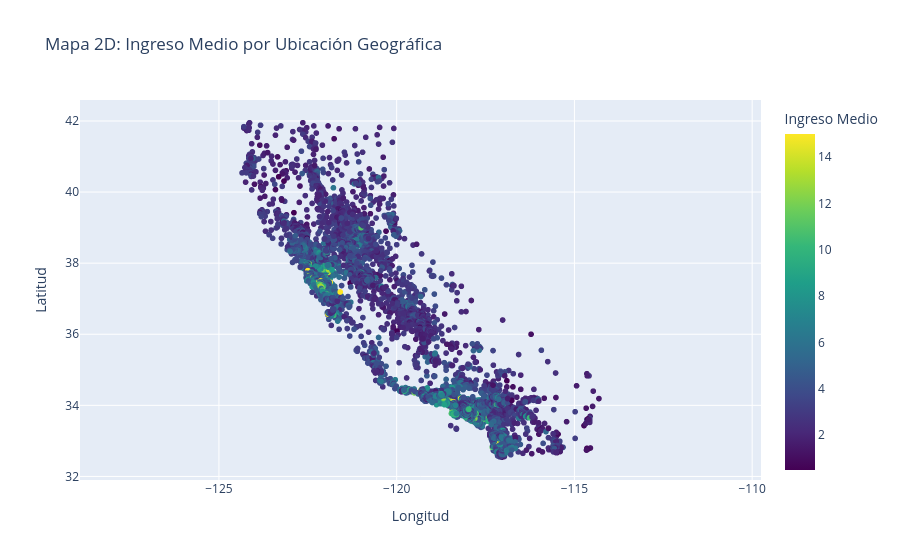

The notebook cell saved with this chart:
### Code cell
fig_2d = px.scatter(df,
                    x='Longitude',
                    y='Latitude',
                    color='MedInc',
                    title='Mapa 2D: Ingreso Medio por Ubicación Geográfica',
                    labels={'Longitude': 'Longitud', 'Latitude': 'Latitud', 'MedInc': 'Ingreso Medio'},
                    color_continuous_scale='Viridis')

# Invertir eje X para reflejar geografía de California correctamente
fig_2d.update_layout(yaxis_title="Latitud", xaxis_title="Longitud")
fig_2d.update_yaxes(scaleanchor="x", scaleratio=1)

### Figure 1 — Plotly figure (JSON) as saved in the notebook; plotly's stock layout.template omitted (floating-point values rounded to 4 significant figures; data arrays with more than 128 entries replaced by an {"elided": "..."} marker saying what was removed)
{"data": [{"hovertemplate": "Longitud=%{x}<br>Latitud=%{y}<br>Ingreso Medio=%{marker.color}<extra></extra>", "legendgroup": "", "marker": {"color": {"elided": "20640 float values"}, "coloraxis": "coloraxis", "symbol": "circle"}, "mode": "markers", "name": "", "showlegend": false, "type": "scattergl", "x": {"elided": "20640 float values"}, "xaxis": "x", "y": {"elided": "20640 float values"}, "yaxis": "y"}], "layout": {"coloraxis": {"colorbar": {"title": {"text": "Ingreso Medio"}}, "colorscale": [[0, "#440154"], [0.1111, "#482878"], [0.2222, "#3e4989"], [0.3333, "#31688e"], [0.4444, "#26828e"], [0.5556, "#1f9e89"], [0.6667, "#35b779"], [0.7778, "#6ece58"], [0.8889, "#b5de2b"], [1, "#fde725"]]}, "legend": {"tracegroupgap": 0}, "title": {"text": "Mapa 2D: Ingreso Medio por Ubicación Geográfica"}, "xaxis": {"anchor": "y", "domain": [0, 1], "title": {"text": "Longitud"}}, "yaxis": {"anchor": "x", "domain": [0, 1], "scaleanchor": "x", "scaleratio": 1, "title": {"text": "Latitud"}}}}
